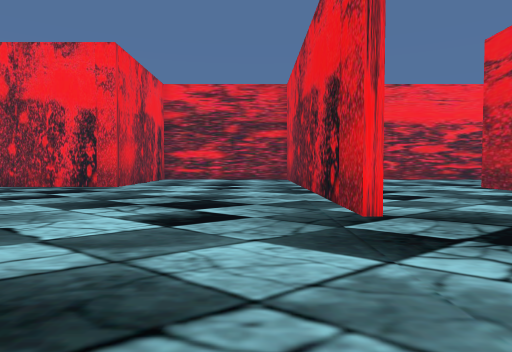
View 1 (above)

22 first-person views from a walk through a Unity game level. The camera is 1.3 m above the floor, tilts 2° down and sees 75° across. The floor is counted in squares, 2 m on a side. Each view is taken from the middle of a square. On the plan, view 1 faces up. The plan holds only what a view shows up to about 10 squares ahead; the rest is blank. The place goes on beyond the plan. The player character is not drawn.

View 2
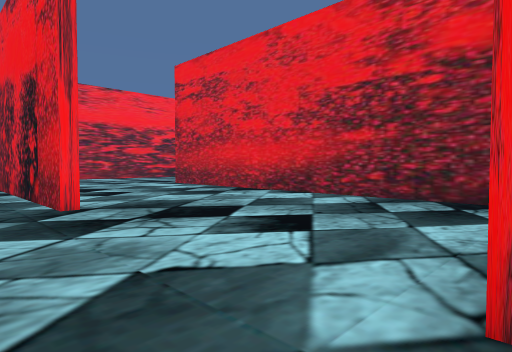

View 3
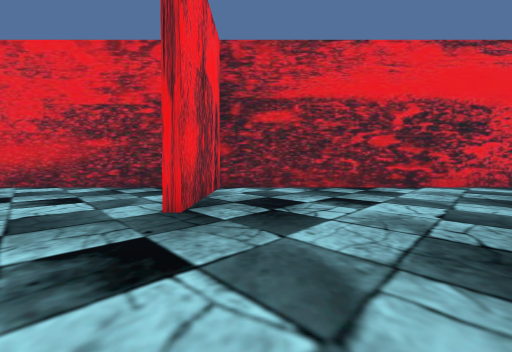

View 4
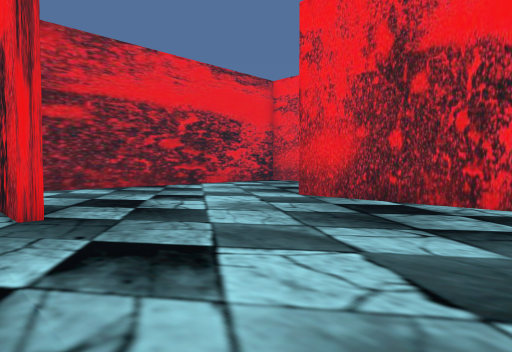

View 5
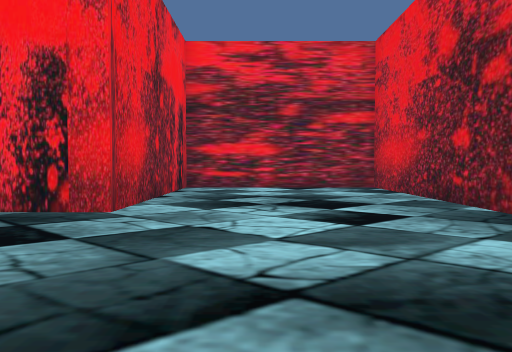

View 6
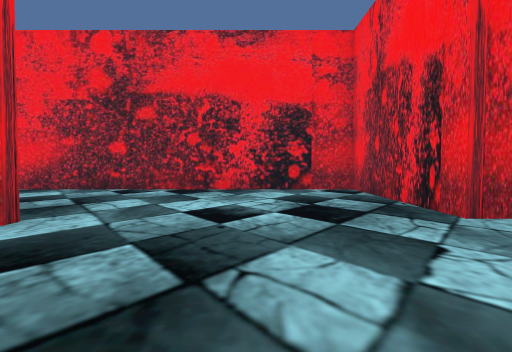

View 7
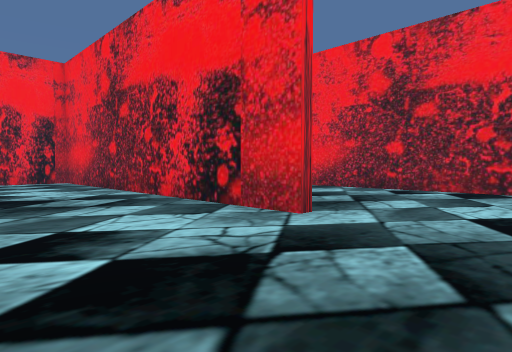

View 8
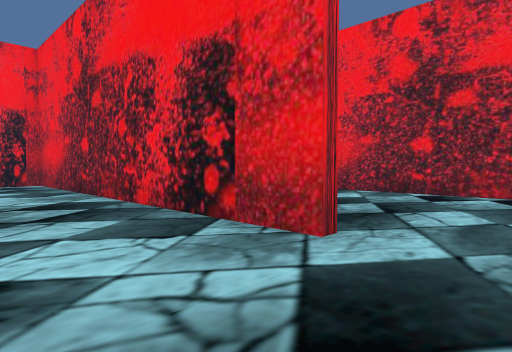

View 9
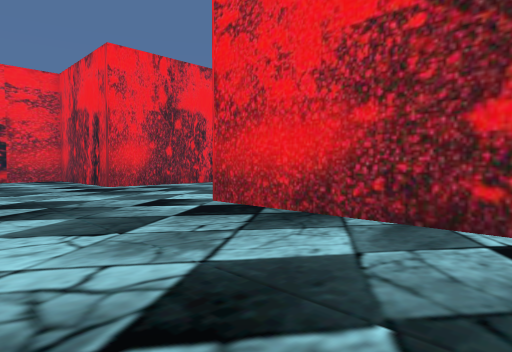

View 10
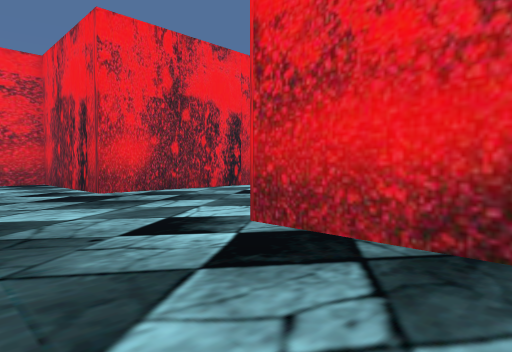

View 11
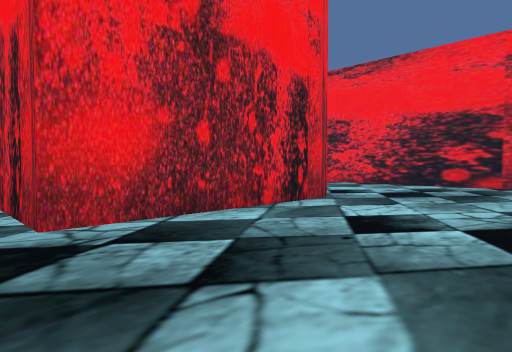

View 12
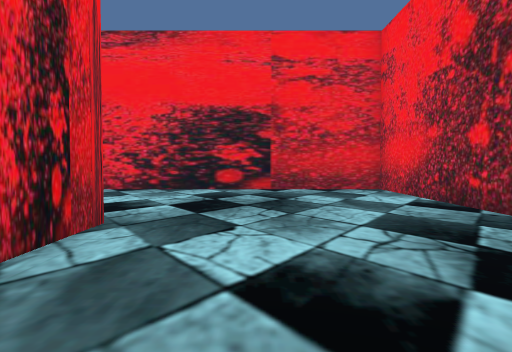

View 13
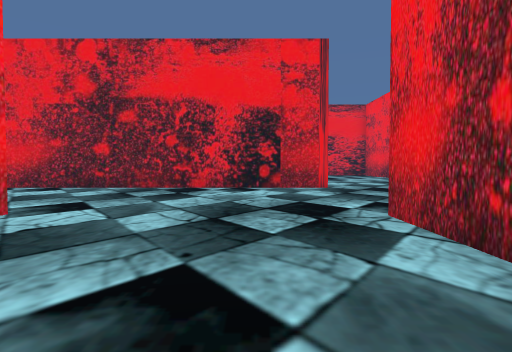

View 14
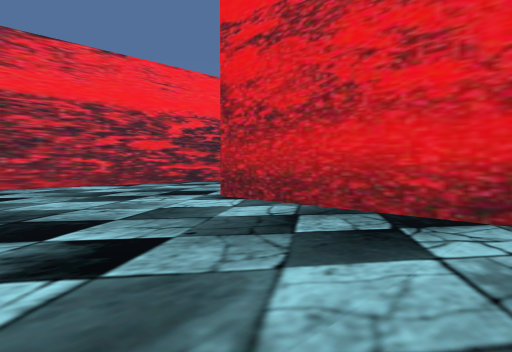

View 15
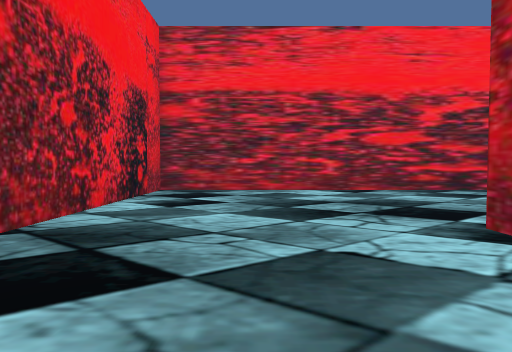

View 16
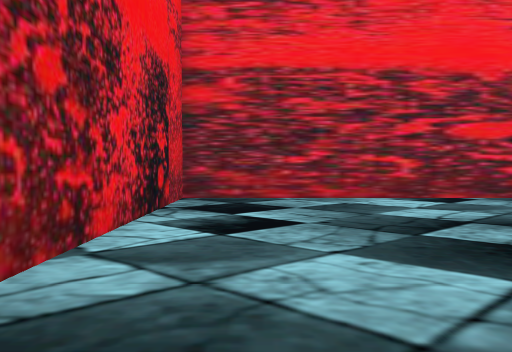

View 17
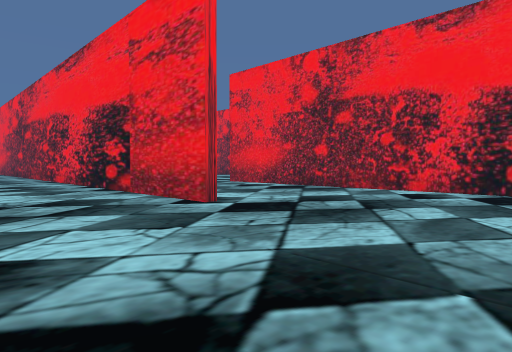

View 18
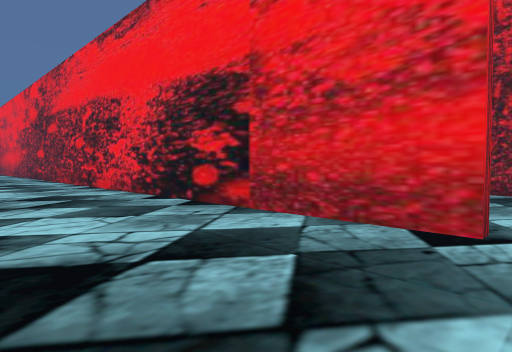

View 19
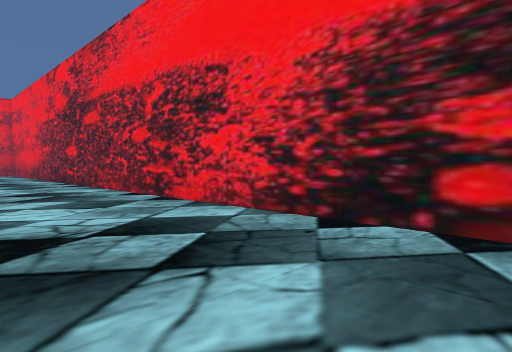

View 20
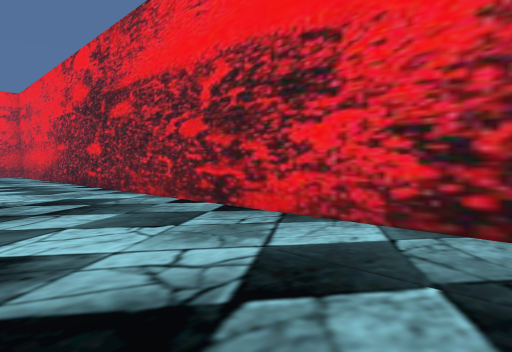

View 21
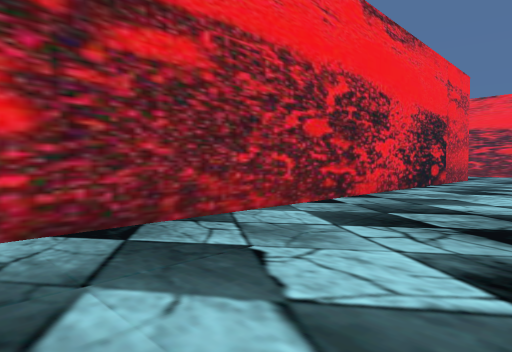

View 22
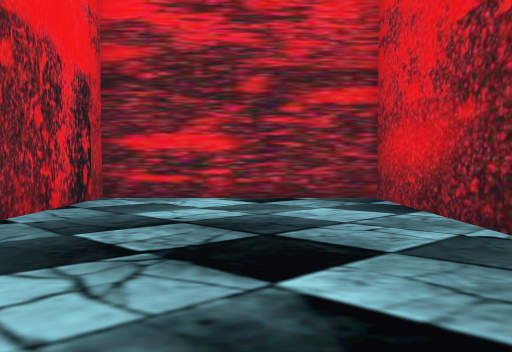

### Floor plan
Points are (right, up) in squares from view 1. A wall is a line through its corners. A room is listed if a view was taken in it or the views show most of it. See-through windows are left out.
Room 1 (views 1, 2, 3, 4, 5, 6, 7, 8, 9, 10, 11, 12, 13, 14, 15, 16, 17, 18, 19, 20, 21, 22)
walls: (1.3, 4.1) (1.3, 14.4) (-4, 14.4) (-4, 9.5) (-8.7, 9.5) (-8.7, -0.9); (-3.5, 4.4) (-3.5, -5.7) (1.5, -5.7); (1.4, -0.7) (2.8, -0.7); (6.3, 0) (6.3, 9.4); (6.6, 9.4) (6.6, -6.5); (-3.8, -6) (-3.8, 3); (6.3, -6.5) (6.3, -1) (1.4, -1); (-14.1, -0.8) (-18.7, -0.8) (-18.7, -6.5); (9.9, 14.4) (1.6, 14.4) (1.6, 8.2); (-13.8, -5.7) (-8.7, -5.7) (-8.7, -6.5)

Positions as (right, up) in squares from view 1, and headings:
1: (0, 0), facing up
2: (0, -1), facing up-right
3: (-3, -2), facing right
4: (-3, 0), facing down-right
5: (-2, 5), facing up
6: (0, 7), facing left
7: (0, 7), facing down-left
8: (-1, 6), facing down-left
9: (-5, 4), facing down-left
10: (-6, 2), facing down-left
11: (-8, -2), facing down-left
12: (-10, -4), facing left
13: (-13, -4), facing right
14: (2, 4), facing up-right
15: (4, 6), facing up
16: (3, 8), facing up
17: (10, 14), facing down-left
18: (10, 10), facing down-left
19: (10, 6), facing down-left
20: (10, 4), facing down-left
21: (10, -6), facing up-left
22: (-1, 8), facing up
